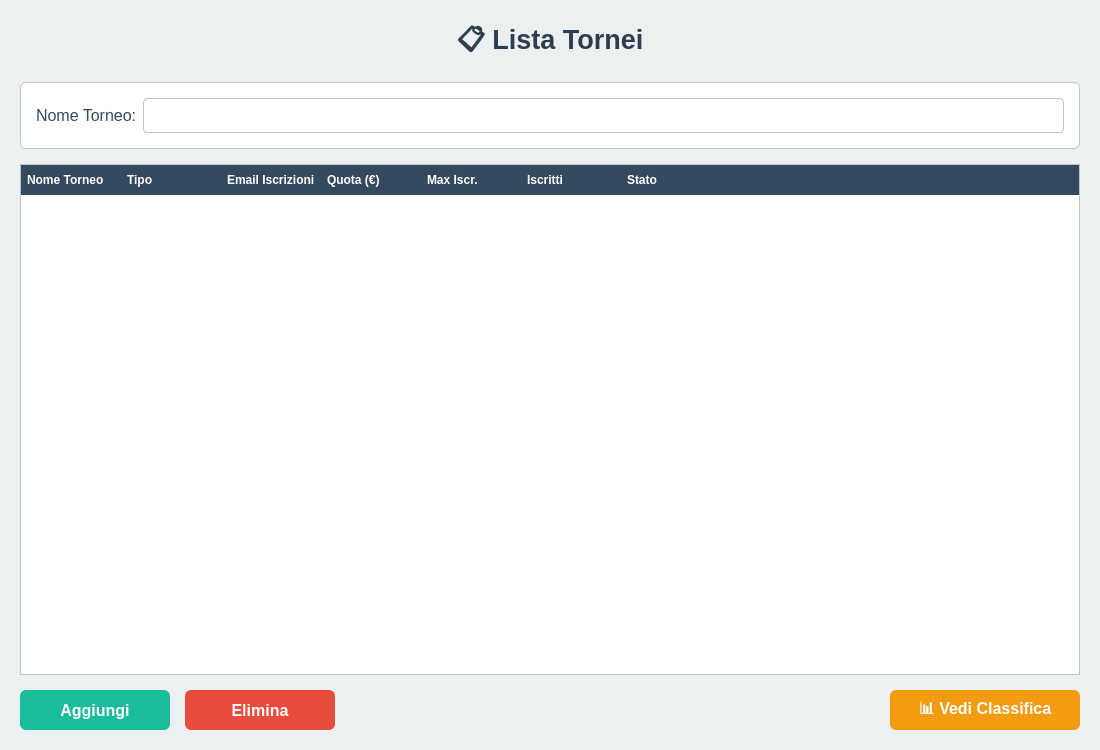
<?xml version="1.0" encoding="UTF-8"?>
<ui version="4.0">
 <class>TournamentListWidget</class>
 <widget class="QWidget" name="TournamentListWidget">
  <property name="geometry">
   <rect><x>0</x><y>0</y><width>1100</width><height>750</height></rect>
  </property>
  <property name="windowTitle"><string>Lista Tornei</string></property>
  <property name="styleSheet"><string>QWidget#TournamentListWidget { background-color: #ecf0f1; }</string></property>

  <layout class="QVBoxLayout" name="verticalLayout">
   <property name="spacing"><number>0</number></property>
   <property name="leftMargin"><number>0</number></property>
   <property name="topMargin"><number>0</number></property>
   <property name="rightMargin"><number>0</number></property>
   <property name="bottomMargin"><number>0</number></property>

   <item>
    <layout class="QVBoxLayout" name="verticalLayout_list">
     <property name="spacing"><number>15</number></property>
     <property name="leftMargin"><number>20</number></property>
     <property name="topMargin"><number>20</number></property>
     <property name="rightMargin"><number>20</number></property>
     <property name="bottomMargin"><number>20</number></property>

     <!-- TITOLO -->
     <item>
      <widget class="QLabel" name="list_title_label">
       <property name="text">
        <string>&lt;b&gt;&lt;span style="font-size:20pt; color:#2c3e50;"&gt;📋 Lista Tornei&lt;/span&gt;&lt;/b&gt;</string>
       </property>
       <property name="alignment"><set>Qt::AlignCenter</set></property>
      </widget>
     </item>

     <!-- FILTRO NOME -->
     <item>
      <widget class="QFrame" name="form_frame">
       <property name="styleSheet">
        <string>
QFrame#form_frame {
    background-color: #ffffff;
    border: 1px solid #bdc3c7;
    border-radius: 6px;
}
        </string>
       </property>
       <property name="frameShape"><enum>QFrame::StyledPanel</enum></property>
       <layout class="QGridLayout" name="gridLayout">
        <property name="leftMargin"><number>15</number></property>
        <property name="topMargin"><number>15</number></property>
        <property name="rightMargin"><number>15</number></property>
        <property name="bottomMargin"><number>15</number></property>
        <property name="verticalSpacing"><number>10</number></property>
        <item row="0" column="0">
         <widget class="QLabel" name="label_tournamentName">
          <property name="text"><string>&lt;span style="font-size:12pt; color:#34495e;"&gt;Nome Torneo:&lt;/span&gt;</string></property>
         </widget>
        </item>
        <item row="0" column="1">
         <widget class="QLineEdit" name="entry_tournament_name_list">
          <property name="font"><font><family>Helvetica</family><pointsize>12</pointsize></font></property>
          <property name="styleSheet"><string>QLineEdit { border: 1px solid #bdc3c7; border-radius: 4px; padding: 6px; }</string></property>
         </widget>
        </item>
       </layout>
      </widget>
     </item>

     <!-- LISTA TORNEI -->
     <item>
      <widget class="QTreeWidget" name="tournament_tree">
       <property name="font"><font><family>Helvetica</family><pointsize>10</pointsize></font></property>
       <property name="alternatingRowColors"><bool>true</bool></property>
       <property name="styleSheet">
        <string>
QTreeWidget { background-color: white; border: 1px solid #bdc3c7; }
QTreeWidget::item:selected { background-color: #3498db; color: white; }
QHeaderView::section { background-color: #34495e; color: white; font-weight: bold; padding: 6px; border: none; }
        </string>
       </property>
       <property name="selectionMode"><enum>QAbstractItemView::SingleSelection</enum></property>
       <property name="selectionBehavior"><enum>QAbstractItemView::SelectRows</enum></property>

       <column><property name="text"><string>Nome Torneo</string></property><property name="minimumWidth"><number>180</number></property></column>
       <column><property name="text"><string>Tipo</string></property><property name="minimumWidth"><number>80</number></property></column>
       <column><property name="text"><string>Email Iscrizioni</string></property><property name="minimumWidth"><number>175</number></property></column>
       <column><property name="text"><string>Quota (€)</string></property><property name="minimumWidth"><number>85</number></property></column>
       <column><property name="text"><string>Max Iscr.</string></property><property name="minimumWidth"><number>85</number></property></column>
       <column><property name="text"><string>Iscritti</string></property><property name="minimumWidth"><number>75</number></property></column>
       <column><property name="text"><string>Stato</string></property><property name="minimumWidth"><number>180</number></property></column>

      </widget>
     </item>

     <!-- BOTTONI -->
     <item>
      <layout class="QHBoxLayout" name="button_layout">
       <property name="spacing"><number>15</number></property>

       <item>
        <widget class="QPushButton" name="btn_add">
         <property name="minimumSize"><size><width>150</width><height>40</height></size></property>
         <property name="font"><font><family>Helvetica</family><pointsize>12</pointsize><bold>true</bold></font></property>
         <property name="styleSheet"><string>QPushButton { background-color: #1abc9c; color: white; border-radius: 6px; } QPushButton:hover { background-color: #16a085; }</string></property>
         <property name="text"><string>Aggiungi</string></property>
        </widget>
       </item>

       <item>
        <widget class="QPushButton" name="btn_delete">
         <property name="minimumSize"><size><width>150</width><height>40</height></size></property>
         <property name="font"><font><family>Helvetica</family><pointsize>12</pointsize><bold>true</bold></font></property>
         <property name="styleSheet"><string>QPushButton { background-color: #e74c3c; color: white; border-radius: 6px; } QPushButton:hover { background-color: #c0392b; }</string></property>
         <property name="text"><string>Elimina</string></property>
        </widget>
       </item>

       <item>
        <spacer>
         <property name="orientation"><enum>Qt::Horizontal</enum></property>
         <property name="sizeHint" stdset="0"><size><width>20</width><height>20</height></size></property>
        </spacer>
       </item>

       <item>
        <widget class="QPushButton" name="btn_classifica">
         <property name="minimumSize"><size><width>190</width><height>40</height></size></property>
         <property name="font"><font><family>Helvetica</family><pointsize>12</pointsize><bold>true</bold></font></property>
         <property name="styleSheet"><string>QPushButton { background-color: #f39c12; color: white; border-radius: 6px; } QPushButton:hover { background-color: #d68910; }</string></property>
         <property name="text"><string>📊 Vedi Classifica</string></property>
        </widget>
       </item>

      </layout>
     </item>

    </layout>
   </item>
  </layout>
 </widget>
 <resources/>
 <connections/>
</ui>
